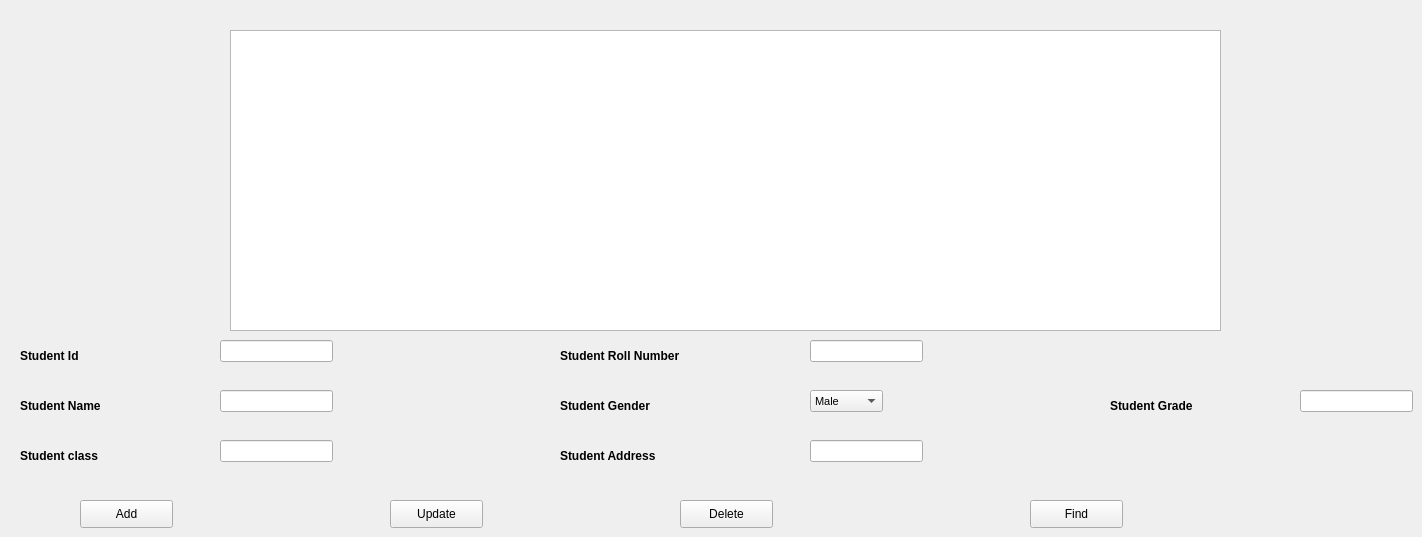
      <widget class="QWidget" name="Students">
       <widget class="QTableWidget" name="studentdata_tableWidget">
        <property name="geometry">
         <rect>
          <x>230</x>
          <y>30</y>
          <width>991</width>
          <height>301</height>
         </rect>
        </property>
        <property name="styleSheet">
         <string notr="true"/>
        </property>
        <attribute name="horizontalHeaderStretchLastSection">
         <bool>false</bool>
        </attribute>
        <attribute name="verticalHeaderStretchLastSection">
         <bool>false</bool>
        </attribute>
       </widget>
       <widget class="QLabel" name="studentid_label">
        <property name="geometry">
         <rect>
          <x>20</x>
          <y>340</y>
          <width>91</width>
          <height>31</height>
         </rect>
        </property>
        <property name="font">
         <font>
          <pointsize>9</pointsize>
          <weight>75</weight>
          <bold>true</bold>
         </font>
        </property>
        <property name="text">
         <string>Student Id</string>
        </property>
       </widget>
       <widget class="QLabel" name="studentname_label">
        <property name="geometry">
         <rect>
          <x>20</x>
          <y>390</y>
          <width>111</width>
          <height>31</height>
         </rect>
        </property>
        <property name="font">
         <font>
          <pointsize>9</pointsize>
          <weight>75</weight>
          <bold>true</bold>
         </font>
        </property>
        <property name="text">
         <string>Student Name</string>
        </property>
       </widget>
       <widget class="QLabel" name="studentclass_label">
        <property name="geometry">
         <rect>
          <x>20</x>
          <y>440</y>
          <width>111</width>
          <height>31</height>
         </rect>
        </property>
        <property name="font">
         <font>
          <pointsize>9</pointsize>
          <weight>75</weight>
          <bold>true</bold>
         </font>
        </property>
        <property name="text">
         <string>Student class</string>
        </property>
       </widget>
       <widget class="QLabel" name="studentrollnumber_label">
        <property name="geometry">
         <rect>
          <x>560</x>
          <y>340</y>
          <width>161</width>
          <height>31</height>
         </rect>
        </property>
        <property name="font">
         <font>
          <pointsize>9</pointsize>
          <weight>75</weight>
          <bold>true</bold>
         </font>
        </property>
        <property name="text">
         <string>Student Roll Number</string>
        </property>
       </widget>
       <widget class="QLabel" name="studentgender_label">
        <property name="geometry">
         <rect>
          <x>560</x>
          <y>390</y>
          <width>131</width>
          <height>31</height>
         </rect>
        </property>
        <property name="font">
         <font>
          <pointsize>9</pointsize>
          <weight>75</weight>
          <bold>true</bold>
         </font>
        </property>
        <property name="text">
         <string>Student Gender</string>
        </property>
       </widget>
       <widget class="QLabel" name="studentaddress_label">
        <property name="geometry">
         <rect>
          <x>560</x>
          <y>440</y>
          <width>131</width>
          <height>31</height>
         </rect>
        </property>
        <property name="font">
         <font>
          <pointsize>9</pointsize>
          <weight>75</weight>
          <bold>true</bold>
         </font>
        </property>
        <property name="text">
         <string>Student Address</string>
        </property>
       </widget>
       <widget class="QLabel" name="studentgrade_label">
        <property name="geometry">
         <rect>
          <x>1110</x>
          <y>390</y>
          <width>121</width>
          <height>31</height>
         </rect>
        </property>
        <property name="font">
         <font>
          <pointsize>9</pointsize>
          <weight>75</weight>
          <bold>true</bold>
         </font>
        </property>
        <property name="text">
         <string>Student Grade</string>
        </property>
       </widget>
       <widget class="QLineEdit" name="studentid_lineEdit">
        <property name="geometry">
         <rect>
          <x>220</x>
          <y>340</y>
          <width>113</width>
          <height>22</height>
         </rect>
        </property>
       </widget>
       <widget class="QLineEdit" name="studentname_lineEdit_2">
        <property name="geometry">
         <rect>
          <x>220</x>
          <y>390</y>
          <width>113</width>
          <height>22</height>
         </rect>
        </property>
       </widget>
       <widget class="QLineEdit" name="studentclass_lineEdit">
        <property name="geometry">
         <rect>
          <x>220</x>
          <y>440</y>
          <width>113</width>
          <height>22</height>
         </rect>
        </property>
       </widget>
       <widget class="QLineEdit" name="studentrollnumber_lineEdit">
        <property name="geometry">
         <rect>
          <x>810</x>
          <y>340</y>
          <width>113</width>
          <height>22</height>
         </rect>
        </property>
        <property name="text">
         <string/>
        </property>
       </widget>
       <widget class="QLineEdit" name="studentaddress_lineEdit">
        <property name="geometry">
         <rect>
          <x>810</x>
          <y>440</y>
          <width>113</width>
          <height>22</height>
         </rect>
        </property>
       </widget>
       <widget class="QLineEdit" name="studentgrade_lineEdit">
        <property name="geometry">
         <rect>
          <x>1300</x>
          <y>390</y>
          <width>113</width>
          <height>22</height>
         </rect>
        </property>
       </widget>
       <widget class="QComboBox" name="studentgender_comboBox">
        <property name="geometry">
         <rect>
          <x>810</x>
          <y>390</y>
          <width>73</width>
          <height>22</height>
         </rect>
        </property>
        <property name="font">
         <font>
          <pointsize>8</pointsize>
         </font>
        </property>
        <item>
         <property name="text">
          <string>Male</string>
         </property>
        </item>
        <item>
         <property name="text">
          <string>Female</string>
         </property>
        </item>
       </widget>
       <widget class="QPushButton" name="add_button">
        <property name="geometry">
         <rect>
          <x>80</x>
          <y>500</y>
          <width>93</width>
          <height>28</height>
         </rect>
        </property>
        <property name="text">
         <string>Add</string>
        </property>
       </widget>
       <widget class="QPushButton" name="update_button">
        <property name="geometry">
         <rect>
          <x>390</x>
          <y>500</y>
          <width>93</width>
          <height>28</height>
         </rect>
        </property>
        <property name="text">
         <string>Update</string>
        </property>
       </widget>
       <widget class="QPushButton" name="delete_button">
        <property name="geometry">
         <rect>
          <x>680</x>
          <y>500</y>
          <width>93</width>
          <height>28</height>
         </rect>
        </property>
        <property name="text">
         <string>Delete</string>
        </property>
       </widget>
       <widget class="QPushButton" name="find_button">
        <property name="geometry">
         <rect>
          <x>1030</x>
          <y>500</y>
          <width>93</width>
          <height>28</height>
         </rect>
        </property>
        <property name="text">
         <string>Find</string>
        </property>
       </widget>
      </widget>
